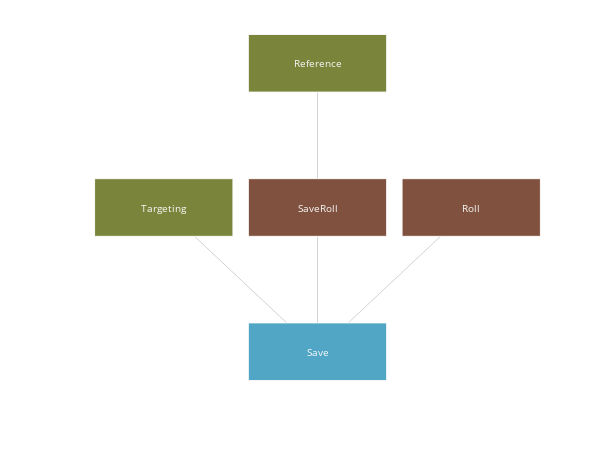

Write notebook code for a chart like this one.
### Code cell
from dndast.nodes import *
from dndast.plotter import plot_tree_diagram
import plotly.graph_objects as go

tree = SaveNode(**{
    'targeting': TargetingNode(**{
        'range': '5 feet',
        'area': None,
        'max_targets': 2,
        'min_targets': 0,
    }),
    'save_roll': SaveRollNode(**{
        'save_dc': 12,
        'save_bonus': ReferenceNode('target.dexterity_save_bonus'),
    }),
    'results': {
        'failure': RollNode('1d6'),
        'success': 0.5,
    },
})

fig = go.Figure(
    layout=go.Layout(
        template='plotly_white',
        margin=dict(l=60, r=25, b=55, t=20, pad=4),
        showlegend=False,
        xaxis=dict(showline=False, zeroline=False, showgrid=False, showticklabels=False, ticks="", minor_ticks=""),
        yaxis=dict(showline=False, zeroline=False, showgrid=False, showticklabels=False, ticks="", minor_ticks=""),
        hovermode='closest',
    ),
)

fig = plot_tree_diagram(tree, fig=fig)

# show figure
fig.update_layout(width=600, height=450)
fig.show()

### Figure 1 — Plotly figure (JSON) as saved in the notebook; plotly's stock layout.template omitted (floating-point values rounded to 4 significant figures)
{"data": [{"hoverinfo": "none", "line": {"color": "rgb(210,210,210)", "width": 1}, "mode": "lines", "type": "scatter", "x": [0, -1, null, 0, 0, null, 0, 1, null, 0, 0, null], "y": [0, 1, null, 0, 1, null, 0, 1, null, 1, 2, null]}, {"hoverinfo": "text", "marker": {"color": "rgba( 81, 165, 197, 1.0)"}, "mode": "markers", "opacity": 0, "text": ["<b>Save</b><br>targeting: TargetingNode<br>save_roll: SaveRollNode<br>results:<br>    failure: RollNode<br>    success: 0.5"], "type": "scatter", "x": [0], "y": [0]}, {"hoverinfo": "text", "marker": {"color": "rgba(122, 133,  59, 1.0)"}, "mode": "markers", "opacity": 0, "text": ["<b>Targeting</b><br>range: 5 feet<br>area: None<br>max_targets: 2<br>min_targets: 0"], "type": "scatter", "x": [-1], "y": [1]}, {"hoverinfo": "text", "marker": {"color": "rgba(127,  81,  62, 1.0)"}, "mode": "markers", "opacity": 0, "text": ["<b>SaveRoll</b><br>save_dc: 12<br>save_bonus: ReferenceNode"], "type": "scatter", "x": [0], "y": [1]}, {"hoverinfo": "text", "marker": {"color": "rgba(122, 133,  59, 1.0)"}, "mode": "markers", "opacity": 0, "text": ["<b>Reference</b><br>value: target.dexterity_save_bonus"], "type": "scatter", "x": [0], "y": [2]}, {"hoverinfo": "text", "marker": {"color": "rgba(127,  81,  62, 1.0)"}, "mode": "markers", "opacity": 0, "text": ["<b>Roll</b><br>value: 1d6"], "type": "scatter", "x": [1], "y": [1]}], "layout": {"annotations": [{"font": {"color": "rgba(250,250,250,1)", "size": 10}, "showarrow": false, "text": "Save", "x": 0, "xref": "x", "y": 0, "yref": "y"}, {"font": {"color": "rgba(250,250,250,1)", "size": 10}, "showarrow": false, "text": "Targeting", "x": -1, "xref": "x", "y": 1, "yref": "y"}, {"font": {"color": "rgba(250,250,250,1)", "size": 10}, "showarrow": false, "text": "SaveRoll", "x": 0, "xref": "x", "y": 1, "yref": "y"}, {"font": {"color": "rgba(250,250,250,1)", "size": 10}, "showarrow": false, "text": "Reference", "x": 0, "xref": "x", "y": 2, "yref": "y"}, {"font": {"color": "rgba(250,250,250,1)", "size": 10}, "showarrow": false, "text": "Roll", "x": 1, "xref": "x", "y": 1, "yref": "y"}], "height": 450, "hovermode": "closest", "margin": {"b": 55, "l": 60, "pad": 4, "r": 25, "t": 20}, "shapes": [{"fillcolor": "rgba( 81, 165, 197, 1.0)", "line": {"color": "rgba(250,250,250,1)", "width": 1}, "opacity": 1, "type": "rect", "x0": -0.45, "x1": 0.45, "y0": -0.2, "y1": 0.2}, {"fillcolor": "rgba(122, 133,  59, 1.0)", "line": {"color": "rgba(250,250,250,1)", "width": 1}, "opacity": 1, "type": "rect", "x0": -1.45, "x1": -0.55, "y0": 0.8, "y1": 1.2}, {"fillcolor": "rgba(127,  81,  62, 1.0)", "line": {"color": "rgba(250,250,250,1)", "width": 1}, "opacity": 1, "type": "rect", "x0": -0.45, "x1": 0.45, "y0": 0.8, "y1": 1.2}, {"fillcolor": "rgba(122, 133,  59, 1.0)", "line": {"color": "rgba(250,250,250,1)", "width": 1}, "opacity": 1, "type": "rect", "x0": -0.45, "x1": 0.45, "y0": 1.8, "y1": 2.2}, {"fillcolor": "rgba(127,  81,  62, 1.0)", "line": {"color": "rgba(250,250,250,1)", "width": 1}, "opacity": 1, "type": "rect", "x0": 0.55, "x1": 1.45, "y0": 0.8, "y1": 1.2}], "showlegend": false, "width": 600, "xaxis": {"minor": {"ticks": ""}, "range": [-1.675, 1.675], "showgrid": false, "showline": false, "showticklabels": false, "ticks": "", "zeroline": false}, "yaxis": {"minor": {"ticks": ""}, "range": [-0.3, 2.3], "showgrid": false, "showline": false, "showticklabels": false, "ticks": "", "zeroline": false}}}
